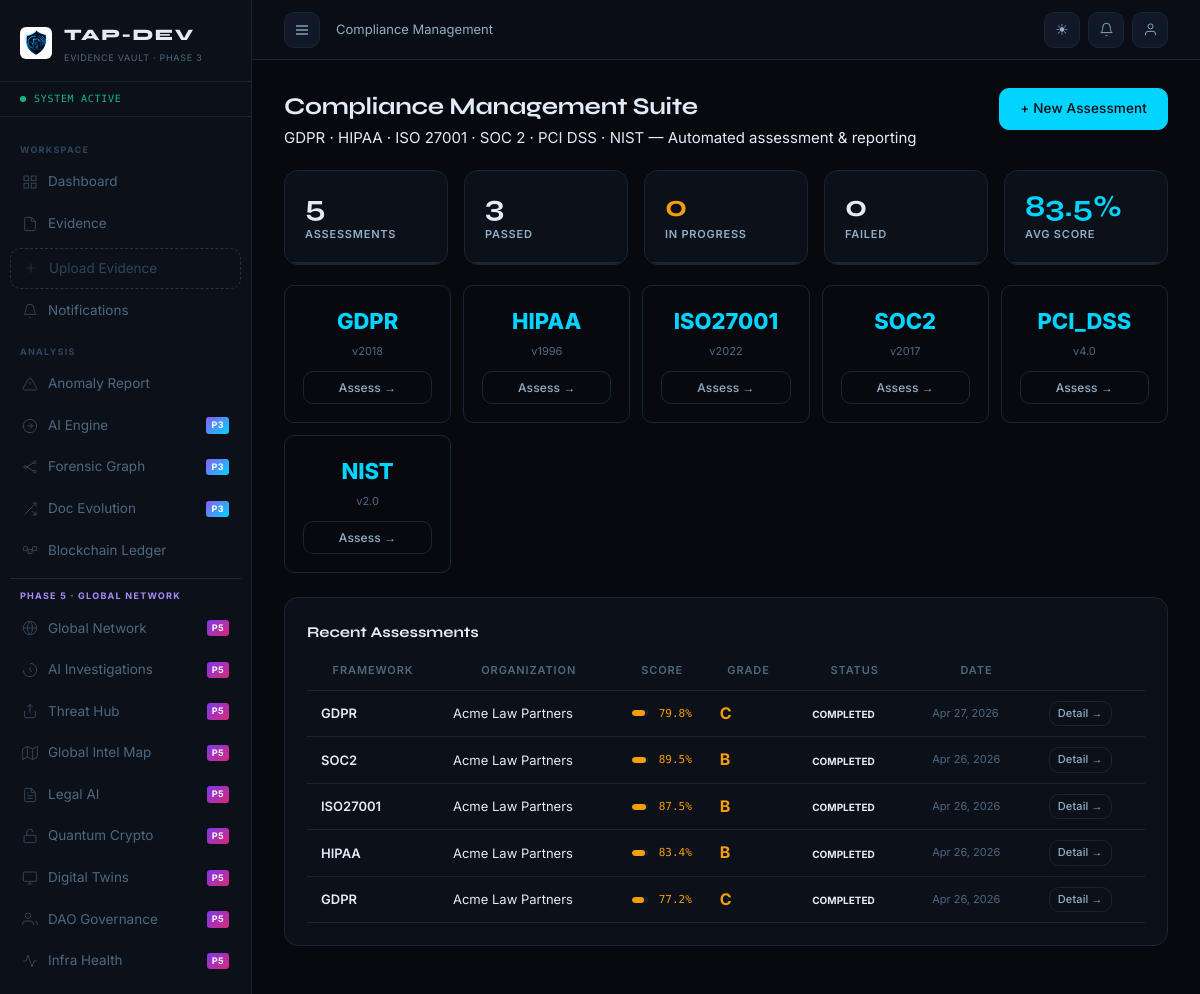
/compliance/ (signed in), run on the app's committed database.
### apps/compliance/models.py (models this page shows, shortened)
class ComplianceFramework(models.Model):
    FRAMEWORK_CHOICES = [
        ('GDPR','GDPR'),('HIPAA','HIPAA'),('ISO27001','ISO 27001'),('SOC2','SOC 2'),
        ('PCI_DSS','PCI DSS'),('NIST','NIST CSF'),('ISO27701','ISO 27701'),('CCPA','CCPA'),
    ]
    name        = models.CharField(max_length=30, choices=FRAMEWORK_CHOICES, unique=True)
    full_name   = models.CharField(max_length=100)
    description = models.TextField()
    version     = models.CharField(max_length=20, blank=True)
    controls    = models.JSONField(default=list)  # list of control objects
    is_active   = models.BooleanField(default=True)
    class Meta:
        db_table = 'tap_compliance_frameworks'

class ComplianceAssessment(models.Model):
    STATUS_CHOICES = [('IN_PROGRESS','In Progress'),('COMPLETED','Completed'),('FAILED','Failed'),('REMEDIATION','Remediation')]
    organization = models.ForeignKey('tap_org.Organization', on_delete=models.CASCADE, related_name='compliance_assessments')
    framework    = models.ForeignKey(ComplianceFramework, on_delete=models.CASCADE)
    conducted_by = models.ForeignKey(User, on_delete=models.SET_NULL, null=True)
    started_at   = models.DateTimeField(auto_now_add=True)
    completed_at = models.DateTimeField(null=True, blank=True)
    status       = models.CharField(max_length=15, choices=STATUS_CHOICES, default='IN_PROGRESS')
    overall_score = models.FloatField(default=0.0)  # 0-100
    findings     = models.JSONField(default=list)
    remediation_plan = models.TextField(blank=True)
    next_assessment = models.DateField(null=True, blank=True)
    cert_issued  = models.BooleanField(default=False)
    class Meta:
        db_table = 'tap_compliance_assessments'
        ordering = ['-started_at']
    @property
    def score_color(self):
        if self.overall_score >= 90: return '#10b981'
        if self.overall_score >= 70: return '#f59e0b'
        return '#ef4444'
    @property
    def compliance_grade(self):
        if self.overall_score >= 95: return 'A+'
        if self.overall_score >= 90: return 'A'
        if self.overall_score >= 80: return 'B'
        if self.overall_score >= 70: return 'C'
        return 'F'

### apps/organizations/models.py (models this page shows, shortened)
class Organization(models.Model):
    ORG_TYPE_CHOICES = [
        ('LAW_FIRM','Law Firm'),('ENTERPRISE','Enterprise'),('CYBERSEC','Cybersecurity'),
        ('FORENSIC_LAB','Forensic Lab'),('HOSPITAL','Hospital'),('GOVERNMENT','Government'),
        ('INSURANCE','Insurance'),('BANK','Bank'),('EDUCATION','Education'),('OTHER','Other'),
    ]
    STATUS_CHOICES = [('ACTIVE','Active'),('SUSPENDED','Suspended'),('TRIAL','Trial'),('PENDING','Pending')]
    id              = models.UUIDField(primary_key=True, default=uuid.uuid4, editable=False)
    name            = models.CharField(max_length=200, unique=True)
    slug            = models.SlugField(max_length=80, unique=True)
    org_type        = models.CharField(max_length=20, choices=ORG_TYPE_CHOICES, default='ENTERPRISE')
    status          = models.CharField(max_length=15, choices=STATUS_CHOICES, default='TRIAL')
    logo            = models.ImageField(upload_to='org_logos/', null=True, blank=True)
    website         = models.URLField(blank=True)
    country         = models.CharField(max_length=80, blank=True)
    city            = models.CharField(max_length=80, blank=True)
    contact_email   = models.EmailField()
    created_at      = models.DateTimeField(auto_now_add=True)
    created_by      = models.ForeignKey(User, null=True, on_delete=models.SET_NULL, related_name='orgs_created')
    max_users       = models.IntegerField(default=10)
    max_evidence_gb = models.FloatField(default=5.0)
    api_quota_daily = models.IntegerField(default=1000)
    org_settings    = models.JSONField(default=dict)
    class Meta:
        db_table = 'tap_organizations'
        ordering = ['name']

### apps/compliance/views.py (the view)
    @login_required
    def wrap(request, *args, **kwargs):
        if getattr(getattr(request.user,'profile',None),'role','') in ('ANALYST','ADMIN'):
            return fn(request, *args, **kwargs)
        messages.error(request, 'Access denied.'); return redirect('dashboard:home')

### apps/compliance/views.py (called while the page is built)
def analyst_required(fn):
    @login_required
    def wrap(request, *args, **kwargs):
        if getattr(getattr(request.user,'profile',None),'role','') in ('ANALYST','ADMIN'):
            return fn(request, *args, **kwargs)
        messages.error(request, 'Access denied.'); return redirect('dashboard:home')
    return wrap

def _seed_frameworks():
    frameworks_data = [
        ('GDPR','General Data Protection Regulation','2018','EU privacy and data protection regulation'),
        ('HIPAA','Health Insurance Portability and Accountability Act','1996','US healthcare data protection'),
        ('ISO27001','ISO/IEC 27001 — Information Security Management','2022','International InfoSec standard'),
        ('SOC2','Service Organization Control 2','2017','Cloud security trust standard'),
        ('PCI_DSS','Payment Card Industry Data Security Standard','4.0','Payment card data protection'),
        ('NIST','NIST Cybersecurity Framework','2.0','US government cybersecurity framework'),
    ]
    for name, full, ver, desc in frameworks_data:
        ComplianceFramework.objects.get_or_create(name=name, defaults={'full_name':full,'version':ver,'description':desc})

### apps/notifications/context_processors.py (called while the page is built)
def notifications_ctx(request):
    if request.user.is_authenticated:
        count = request.user.notifications.filter(is_read=False).count()
        return {'unread_notifications': count}
    return {'unread_notifications': 0}

### apps/users/models.py (called while the page is built)
    def get_avatar_initials(self):
        fn = self.user.first_name[:1] if self.user.first_name else ''
        ln = self.user.last_name[:1]  if self.user.last_name  else ''
        return (fn + ln).upper() or self.user.username[:2].upper()

### templates/compliance/dashboard.html (shortened to what this page needs)
{% extends 'base.html' %}
{% block breadcrumb %}Compliance Management{% endblock %}
{% block content %}
<div class="page-header" style="margin-bottom:20px;">
  <div class="page-header-left"><div class="page-title">Compliance Management Suite</div>
    <div class="page-subtitle">GDPR · HIPAA · ISO 27001 · SOC 2 · PCI DSS · NIST — Automated assessment & reporting</div></div>
  <a href="{% url 'compliance:start' %}" class="btn btn-primary">+ New Assessment</a>
</div>
<div class="stats-grid" style="grid-template-columns:repeat(5,1fr);margin-bottom:20px;">
  <div class="stat-card"><div class="stat-value">{{ stats.total }}</div><div class="stat-label">Assessments</div></div>
  <div class="stat-card"><div class="stat-value risk-safe">{{ stats.passed }}</div><div class="stat-label">Passed</div></div>
  <div class="stat-card"><div class="stat-value" style="color:#f59e0b;">{{ stats.in_progress }}</div><div class="stat-label">In Progress</div></div>
  <div class="stat-card"><div class="stat-value risk-critical">{{ stats.failed }}</div><div class="stat-label">Failed</div></div>
  <div class="stat-card"><div class="stat-value" style="color:var(--accent);">{{ stats.avg_score }}%</div><div class="stat-label">Avg Score</div></div>
</div>
<div style="display:grid;grid-template-columns:repeat(auto-fill,minmax(160px,1fr));gap:12px;margin-bottom:24px;">
  {% for fw in frameworks %}
  <div class="compliance-card">
    <div style="font-size:22px;font-weight:800;font-family:var(--font-head);color:var(--accent);">{{ fw.name }}</div>
    <div style="font-size:11px;color:var(--text-3);margin-top:4px;">v{{ fw.version }}</div>
    <a href="{% url 'compliance:start' %}" class="btn btn-ghost btn-sm" style="margin-top:10px;display:block;text-align:center;">Assess →</a>
  </div>
  {% endfor %}
</div>
<div class="card">
  <div class="card-header"><div class="card-title">Recent Assessments</div></div>
  {% if assessments %}
  <table class="pred-table" style="margin-top:8px;">
    <thead><tr><th>Framework</th><th>Organization</th><th>Score</th><th>Grade</th><th>Status</th><th>Date</th><th></th></tr></thead>
    <tbody>{% for a in assessments %}
    <tr>
      <td style="font-weight:600;">{{ a.framework.name }}</td>
      <td>{{ a.organization.name|default:"—"|truncatechars:25 }}</td>
      <td><div class="prob-bar-wrap"><div class="prob-bar"><div class="prob-bar-fill" style="width:{{ a.overall_score }}%;background:{{ a.score_color }};"></div></div><span class="prob-val" style="color:{{ a.score_color }};">{{ a.overall_score }}%</span></div></td>
      <td><strong style="color:{{ a.score_color }};font-size:16px;">{{ a.compliance_grade }}</strong></td>
      <td><span class="control-status {{ a.status|upper|cut:' ' }}">{{ a.status }}</span></td>
      <td style="font-size:11px;color:var(--text-3);">{{ a.started_at|date:"M d, Y" }}</td>
      <td><a href="{% url 'compliance:detail' a.id %}" class="btn btn-ghost" style="font-size:11px;padding:3px 8px;">Detail →</a></td>
    </tr>{% endfor %}</tbody>
  </table>
  {% else %}<div class="empty-state" style="padding:40px;"><div class="empty-icon">📋</div><div class="empty-title">No assessments yet</div></div>
  {% endif %}
</div>
{% endblock %}

### data on the page
ComplianceFramework: name "GDPR", version "2018"
ComplianceFramework: name "HIPAA", version "1996"
ComplianceFramework: name "ISO27001", version "2022"
ComplianceFramework: name "SOC2", version "2017"
ComplianceFramework: name "PCI_DSS", version "4.0"
ComplianceFramework: name "NIST", version "2.0"
ComplianceAssessment: framework.name "GDPR", organization.name "Acme Law Partners", overall_score "79.8", compliance_grade "C", status "COMPLETED", started_at "Apr 27, 2026"
ComplianceAssessment: framework.name "SOC2", organization.name "Acme Law Partners", overall_score "89.5", compliance_grade "B", status "COMPLETED", started_at "Apr 26, 2026"
ComplianceAssessment: framework.name "ISO27001", organization.name "Acme Law Partners", overall_score "87.5", compliance_grade "B", status "COMPLETED", started_at "Apr 26, 2026"
ComplianceAssessment: framework.name "HIPAA", organization.name "Acme Law Partners", overall_score "83.4", compliance_grade "B", status "COMPLETED", started_at "Apr 26, 2026"
ComplianceAssessment: framework.name "GDPR", organization.name "Acme Law Partners", overall_score "77.2", compliance_grade "C", status "COMPLETED", started_at "Apr 26, 2026"

### other printed values
{{ stats.total }} "5"
{{ stats.passed }} "3"
{{ stats.in_progress }} "0"
{{ stats.failed }} "0"
{{ stats.avg_score }} "83.5"
